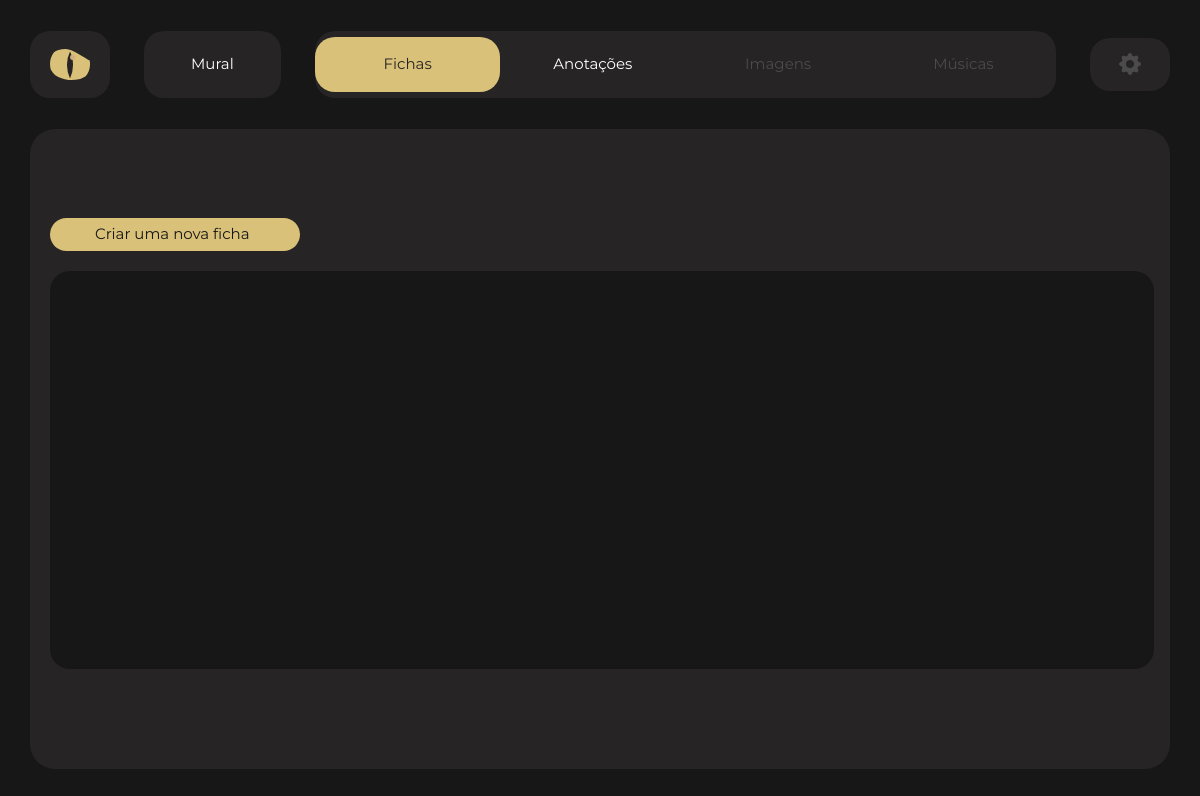
The app's page /campanha/11/fichas (signed in), older data.
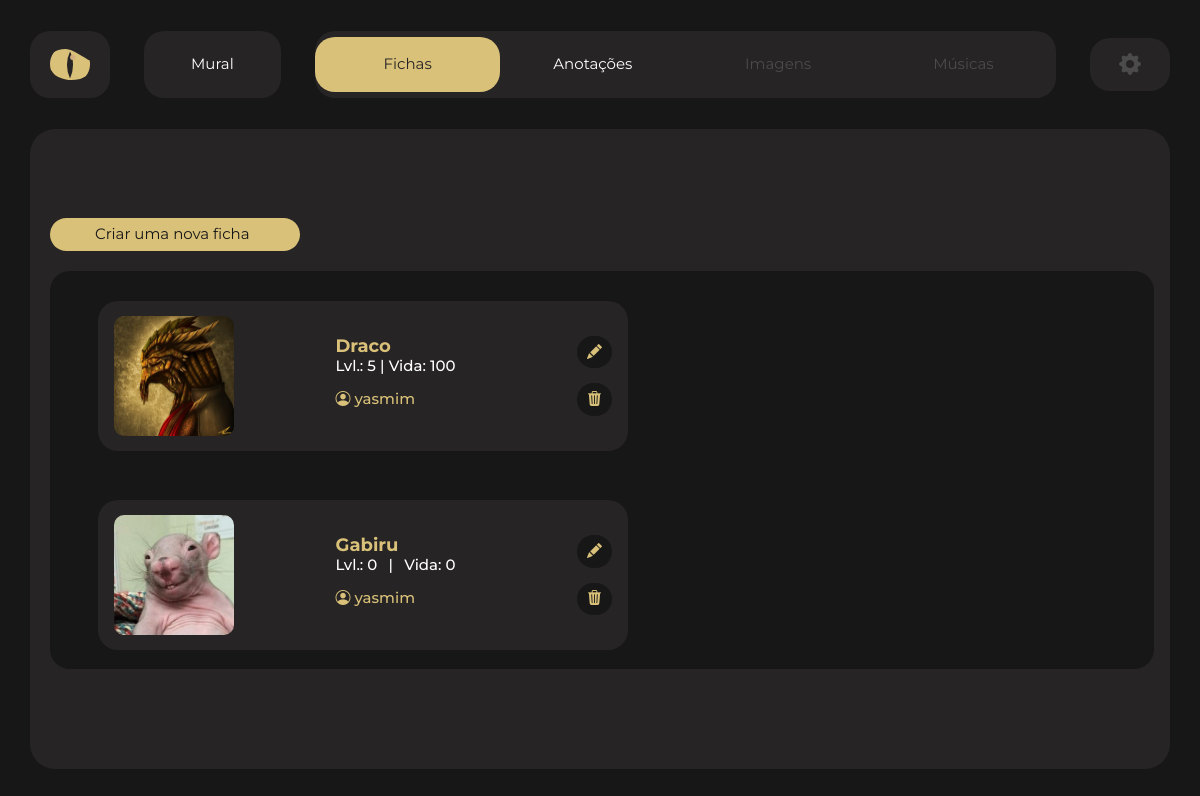
The same page, newer data.
### manager/models.py (models this page shows, shortened)
class Personagem(models.Model):
    campanha = models.ForeignKey(Campanha, on_delete=models.CASCADE)
    usuario = models.ForeignKey(get_user_model(), on_delete=models.CASCADE)
    nome = models.CharField(max_length=100, default='Sem nome')
    imagem = models.ImageField(upload_to='images/personagem')
    level = models.IntegerField(blank=True, default='0')
    ca = models.IntegerField(blank=True, default='0')
    vida = models.IntegerField(blank=True, default='0')
    classe = models.CharField(blank=True, max_length=100, default='0')
    raca = models.CharField(blank=True,max_length=100, default='0')
    deslocamento = models.CharField(blank=True,max_length=100, default='0')
    pericias = models.TextField(blank=True, default='0')
    mh = models.TextField(blank=True, default='0')
    inventario = models.TextField(blank=True, default='0')
    forca = models.IntegerField(blank=True, default='0')
    destreza = models.IntegerField(blank=True, default='0')
    constituicao = models.IntegerField(blank=True, default='0')
    inteligencia = models.IntegerField(blank=True, default='0')
    sabedoria = models.IntegerField(blank=True, default='0')
    carisma = models.IntegerField(blank=True, default='0')

### manager/views.py (the view)
# urls.py: path('campanha/<int:pk>/fichas', DashboardFichas.as_view(), name='dashboard-fichas'),
class DashboardFichas(LoginRequiredMixin, UserPassesTestMixin, DetailView):
    template_name = 'manager/dashboard/fichas.html'
    model = Campanha
    def get_context_data(self, **kwargs):
        context = super().get_context_data(**kwargs)
        user = self.request.user
        campanha = self.get_object()
        is_mestre = campanha.mestre == user
        if is_mestre:
            context['personagens'] = Personagem.objects.filter(campanha=campanha)
        else:
            context['personagens'] = Personagem.objects.filter(campanha=campanha, usuario=user)
        return context
    def test_func(self):
        campanha = self.get_object()
        is_mestre = self.request.user == campanha.mestre
        is_jogador = self.request.user in campanha.jogador.all()
        return (
            is_mestre or
            is_jogador or
            self.request.user.is_superuser
        )

### manager/templates/manager/dashboard/fichas.html (shortened to what this page needs)
{% extends 'base_dashboard.html' %}
{% block nav %}
  <div class="mural">
    <a class="botao" href="{% url 'dashboard' campanha.pk %}">Mural</a>
  </div>
  <div class="opcoes">
    <a class="botao-1-ativo" href="">Fichas</a>
    <a class="botao-1" href="{% url "dashboard-anotacoes" campanha.pk %}">Anotações</a>
    <a style="color: #4C4B4B;" class="botao-1-desativado">Imagens</a>
    <a style="color: #4C4B4B;" class="botao-1-desativado">Músicas</a>
  </div>
  <div class="
  {% if request.user != campanha.mestre %}
  configuracoes-desativado
  {% else %}
  configuracoes
  {% endif %}
  ">
    <a
    ><i
    {% if request.user != campanha.mestre %}
    style="color: #4C4B4B;"
    {% endif %}
    class="bi bi-gear-fill"></i></a>
  </div>
{% endblock %}
{% block content %}
  <div class="area-fichas">
    <div class="af-l-side">
      <a href="{% url 'ficha-create' campanha.pk %}" class="criar-ficha">Criar uma nova ficha</a>
      <div class="lista-fichas">
        {% for personagem in personagens %}
          <div class="selec-char">
            <img src="{{ personagem.imagem.url }}" alt="" />
            <div class="char-info">
              <h2>{{ personagem.nome }}</h2>
              <div class="char-info-2">
                <h3>Lvl.: {{ personagem.level }}</h3>
                <h3>|</h3>
                <h3>Vida: {{ personagem.vida }}</h3>
              </div>
              <div class="char-info-3">
                <h3><i class="bi bi-person-circle"></i> {{ personagem.usuario }}</h3>
              </div>
            </div>
            <div class="ficha-acoes" style="display: flex; justify-content: center; align-items: center; align-content: center; flex-direction: column; margin-right: 15px;">
              <a style="background-color: #171717; padding: 5px; padding-left: 10px; padding-right: 10px; border-radius: 20px;font-size: 15px; color: #D9C179;" href="{% url 'ficha-update' personagem.pk %}"><i class="bi bi-pencil-fill"></i></a>
              <a style="background-color: #171717; padding: 5px; padding-left: 10px; padding-right: 10px; border-radius: 20px;margin-top: 15px;font-size: 15px ;color: #D9C179; cursor: pointer;" data-toggle="modal" data-target="#myModal{{ personagem.pk }}"><i class="bi bi-trash3-fill"></i></a>
            </div>
          </div>
        {% endfor %}
      </div>
    </div>
  </div>
{% endblock %}

Row changes from the older to the newer data that the page shows:
added Personagem: imagem (picture), nome "Draco", level "5", vida "100", usuario "yasmim"
added Personagem: imagem (picture), nome "Gabiru", level "0", vida "0", usuario "yasmim"
